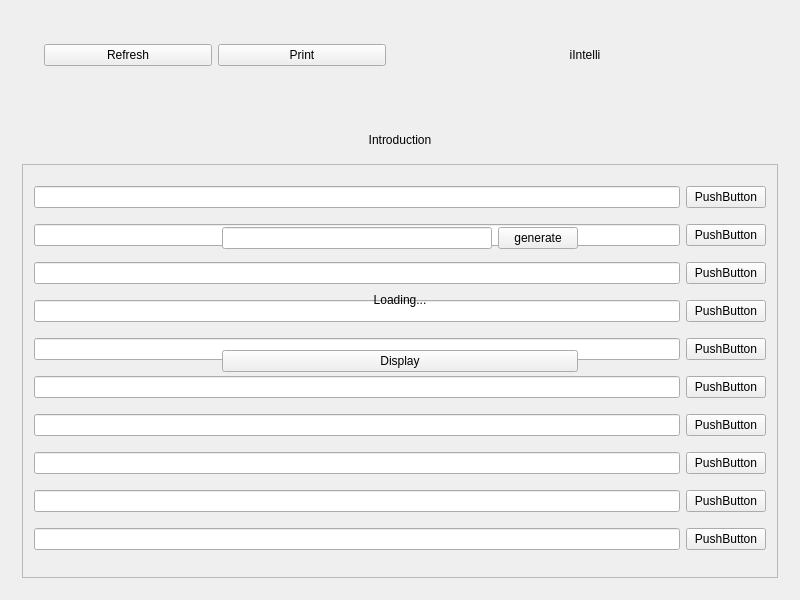
<?xml version="1.0" encoding="UTF-8"?>
<ui version="4.0">
 <class>Widget</class>
 <widget class="QWidget" name="Widget">
  <property name="geometry">
   <rect>
    <x>0</x>
    <y>0</y>
    <width>800</width>
    <height>600</height>
   </rect>
  </property>
  <property name="windowTitle">
   <string>Widget</string>
  </property>
  <widget class="QFrame" name="enterFrame">
   <property name="geometry">
    <rect>
     <x>200</x>
     <y>200</y>
     <width>400</width>
     <height>200</height>
    </rect>
   </property>
   <layout class="QVBoxLayout" name="verticalLayout">
    <item>
     <widget class="QWidget" name="widget" native="true">
      <layout class="QHBoxLayout" name="horizontalLayout">
       <item>
        <widget class="QLineEdit" name="queryBox"/>
       </item>
       <item>
        <widget class="QPushButton" name="generateButton">
         <property name="text">
          <string>generate</string>
         </property>
        </widget>
       </item>
      </layout>
     </widget>
    </item>
    <item>
     <widget class="QWidget" name="widget_2" native="true">
      <layout class="QHBoxLayout" name="horizontalLayout_2">
       <item>
        <widget class="QLabel" name="loading">
         <property name="text">
          <string>Loading...</string>
         </property>
         <property name="alignment">
          <set>Qt::AlignCenter</set>
         </property>
        </widget>
       </item>
      </layout>
     </widget>
    </item>
    <item>
     <widget class="QWidget" name="widget_3" native="true">
      <layout class="QHBoxLayout" name="horizontalLayout_3">
       <item>
        <widget class="QPushButton" name="displayButton">
         <property name="text">
          <string>Display</string>
         </property>
        </widget>
       </item>
      </layout>
     </widget>
    </item>
   </layout>
  </widget>
  <widget class="QWidget" name="screen2widget" native="true">
   <property name="geometry">
    <rect>
     <x>0</x>
     <y>0</y>
     <width>800</width>
     <height>600</height>
    </rect>
   </property>
   <layout class="QVBoxLayout" name="verticalLayout_2">
    <item>
     <widget class="QWidget" name="widget_4" native="true">
      <layout class="QVBoxLayout" name="verticalLayout_3">
       <item>
        <widget class="QWidget" name="widget_6" native="true">
         <layout class="QHBoxLayout" name="horizontalLayout_4">
          <item>
           <widget class="QWidget" name="widget_10" native="true">
            <layout class="QHBoxLayout" name="horizontalLayout_6">
             <item>
              <widget class="QPushButton" name="refreshButton">
               <property name="text">
                <string>Refresh</string>
               </property>
              </widget>
             </item>
             <item>
              <widget class="QPushButton" name="printButton">
               <property name="text">
                <string>Print</string>
               </property>
              </widget>
             </item>
            </layout>
           </widget>
          </item>
          <item>
           <widget class="QWidget" name="widget_9" native="true">
            <layout class="QGridLayout" name="gridLayout_2">
             <item row="0" column="0">
              <widget class="QLabel" name="companyLogo">
               <property name="text">
                <string>iIntelli</string>
               </property>
               <property name="alignment">
                <set>Qt::AlignCenter</set>
               </property>
              </widget>
             </item>
            </layout>
           </widget>
          </item>
         </layout>
        </widget>
       </item>
       <item>
        <widget class="QWidget" name="widget_7" native="true">
         <widget class="QPushButton" name="nextButton">
          <property name="geometry">
           <rect>
            <x>650</x>
            <y>10</y>
            <width>98</width>
            <height>27</height>
           </rect>
          </property>
          <property name="text">
           <string>Next</string>
          </property>
         </widget>
         <widget class="QPushButton" name="previousButton">
          <property name="geometry">
           <rect>
            <x>9</x>
            <y>9</y>
            <width>98</width>
            <height>27</height>
           </rect>
          </property>
          <property name="text">
           <string>Previous</string>
          </property>
         </widget>
        </widget>
       </item>
      </layout>
     </widget>
    </item>
    <item>
     <widget class="QWidget" name="widget_5" native="true">
      <layout class="QVBoxLayout" name="verticalLayout_4">
       <item>
        <widget class="QWidget" name="widget_8" native="true">
         <layout class="QVBoxLayout" name="verticalLayout_5">
          <item>
           <widget class="QLabel" name="topicLabel">
            <property name="text">
             <string>Introduction</string>
            </property>
            <property name="alignment">
             <set>Qt::AlignCenter</set>
            </property>
           </widget>
          </item>
         </layout>
        </widget>
       </item>
       <item>
        <widget class="QScrollArea" name="scrollArea">
         <property name="widgetResizable">
          <bool>true</bool>
         </property>
         <widget class="QWidget" name="scrollAreaWidgetContents">
          <property name="geometry">
           <rect>
            <x>0</x>
            <y>0</y>
            <width>762</width>
            <height>418</height>
           </rect>
          </property>
          <layout class="QGridLayout" name="gridLayout">
           <item row="0" column="0">
            <widget class="QLineEdit" name="lineEdit1"/>
           </item>
           <item row="0" column="1">
            <widget class="QPushButton" name="crossButton1">
             <property name="text">
              <string>PushButton</string>
             </property>
            </widget>
           </item>
           <item row="4" column="0">
            <widget class="QLineEdit" name="lineEdit5"/>
           </item>
           <item row="6" column="0">
            <widget class="QLineEdit" name="lineEdit7"/>
           </item>
           <item row="5" column="0">
            <widget class="QLineEdit" name="lineEdit6"/>
           </item>
           <item row="4" column="1">
            <widget class="QPushButton" name="crossButton5">
             <property name="text">
              <string>PushButton</string>
             </property>
            </widget>
           </item>
           <item row="5" column="1">
            <widget class="QPushButton" name="crossButton6">
             <property name="text">
              <string>PushButton</string>
             </property>
            </widget>
           </item>
           <item row="9" column="0">
            <widget class="QLineEdit" name="lineEdit10"/>
           </item>
           <item row="8" column="0">
            <widget class="QLineEdit" name="lineEdit9"/>
           </item>
           <item row="7" column="0">
            <widget class="QLineEdit" name="lineEdit8"/>
           </item>
           <item row="8" column="1">
            <widget class="QPushButton" name="crossButton9">
             <property name="text">
              <string>PushButton</string>
             </property>
            </widget>
           </item>
           <item row="9" column="1">
            <widget class="QPushButton" name="crossButton10">
             <property name="text">
              <string>PushButton</string>
             </property>
            </widget>
           </item>
           <item row="7" column="1">
            <widget class="QPushButton" name="crossButton8">
             <property name="text">
              <string>PushButton</string>
             </property>
            </widget>
           </item>
           <item row="6" column="1">
            <widget class="QPushButton" name="crossButton7">
             <property name="text">
              <string>PushButton</string>
             </property>
            </widget>
           </item>
           <item row="3" column="0">
            <widget class="QLineEdit" name="lineEdit4"/>
           </item>
           <item row="2" column="0">
            <widget class="QLineEdit" name="lineEdit3">
             <property name="text">
              <string/>
             </property>
            </widget>
           </item>
           <item row="1" column="0">
            <widget class="QLineEdit" name="lineEdit2"/>
           </item>
           <item row="1" column="1">
            <widget class="QPushButton" name="crossButton2">
             <property name="text">
              <string>PushButton</string>
             </property>
            </widget>
           </item>
           <item row="2" column="1">
            <widget class="QPushButton" name="crossButton3">
             <property name="text">
              <string>PushButton</string>
             </property>
            </widget>
           </item>
           <item row="3" column="1">
            <widget class="QPushButton" name="crossButton4">
             <property name="text">
              <string>PushButton</string>
             </property>
            </widget>
           </item>
          </layout>
         </widget>
        </widget>
       </item>
      </layout>
     </widget>
    </item>
   </layout>
  </widget>
  <zorder>screen2widget</zorder>
  <zorder>enterFrame</zorder>
 </widget>
 <layoutdefault spacing="6" margin="11"/>
 <resources/>
 <connections/>
</ui>
